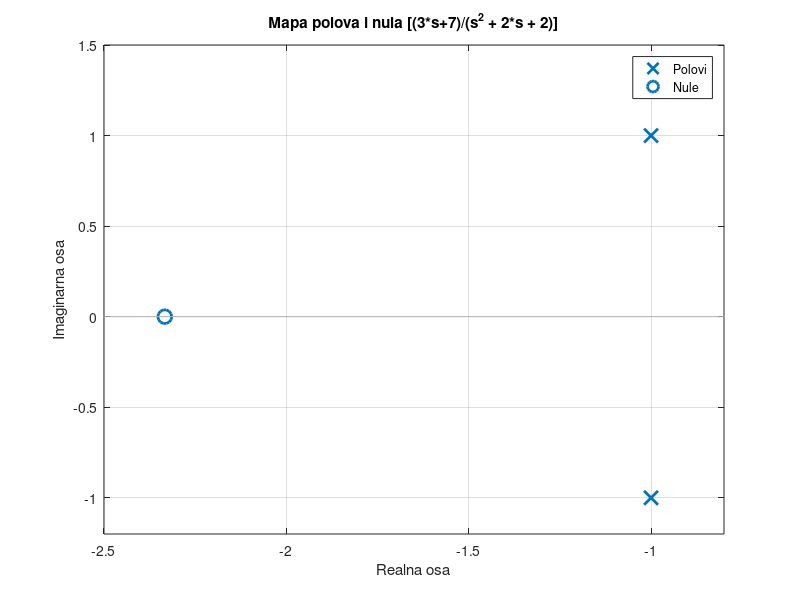

Reproduce this figure in MATLAB.
clear all
pkg load control

s = tf('s');
G = (3*s+7)/(s^2 + 2*s + 2);

# Nule i polovi u kompleksnoj ravni
z=zero(G);  
p=pole(G);  

#prikaz
 figure(11,'position',[425,250 , 550, 425]);
pzmap(G)
title("Mapa polova i nula [(3*s+7)/(s^2 + 2*s + 2)]")
xlabel("Realna osa")
ylabel("Imaginarna osa")
axis([-2.5 -0.8 -1.2 1.5])
legend('Polovi','Nule');
clear all;